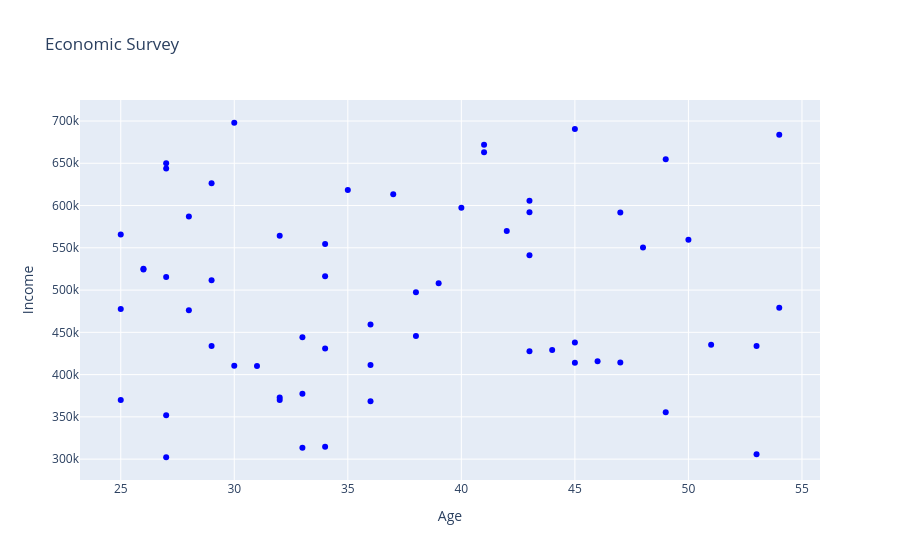

This figure's notebook cell:
### Markdown cell above
**However in the previous output title, x-axis and y-axis labels are missing. Let us use the update_layout function to update the title and labels.**

### Code cell
## Here we update these values under function attributes such as title,xaxis_title and yaxis_title
fig.update_layout(title='Economic Survey', xaxis_title='Age', yaxis_title='Income')
# Display the figure
fig.show()

### Figure 1 — Plotly figure (JSON) as saved in the notebook; plotly's stock layout.template omitted (floating-point values rounded to 4 significant figures)
{"data": [{"marker": {"color": "blue"}, "mode": "markers", "type": "scatter", "x": [36, 43, 51, 50, 49, 46, 34, 45, 28, 47, 25, 29, 26, 36, 54, 34, 34, 32, 34, 40, 32, 28, 31, 44, 33, 38, 33, 39, 47, 35, 29, 53, 27, 45, 42, 27, 36, 29, 41, 48, 43, 26, 27, 30, 27, 25, 54, 49, 45, 53, 38, 33, 32, 37, 41, 27, 43, 43, 30, 25], "y": [368432, 427757, 435211, 559513, 355603, 415755, 516317, 690434, 476011, 414403, 565606, 511682, 524239, 411308, 683838, 314625, 430823, 564143, 554593, 597473, 372898, 586896, 410160, 429243, 377209, 497378, 444210, 508128, 591688, 618472, 626349, 305820, 302229, 413977, 569902, 643949, 459220, 433808, 671948, 550363, 541216, 525296, 649975, 410374, 515409, 369839, 478951, 654865, 438059, 433921, 445743, 313439, 370082, 613358, 663125, 351936, 605563, 592198, 697949, 477739]}], "layout": {"title": {"text": "Economic Survey"}, "xaxis": {"title": {"text": "Age"}}, "yaxis": {"title": {"text": "Income"}}}}
